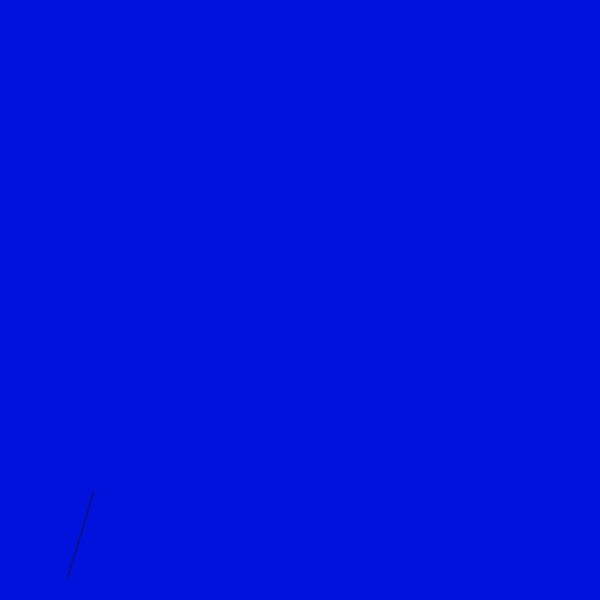
Frame 1 (no input)
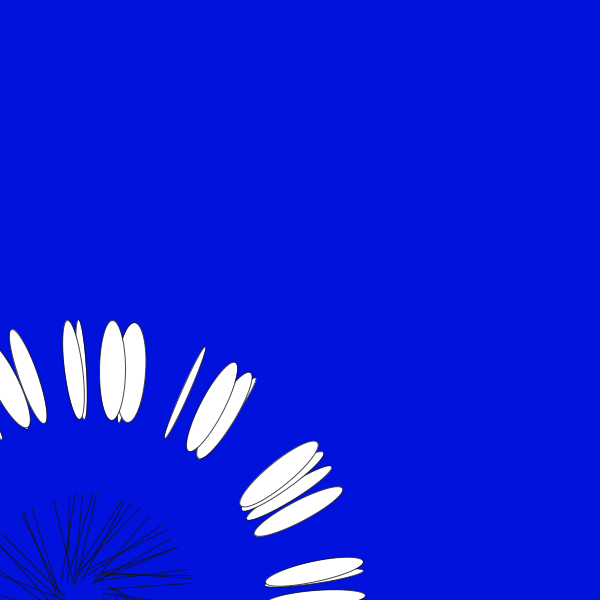
Frame 60 (the mouse pressed at the canvas centre just before this capture)
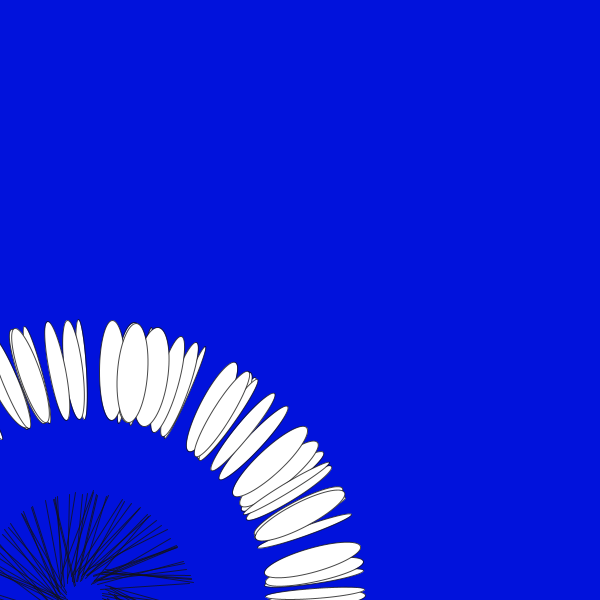
Frame 120 (the mouse held since frame 60 and released just before this capture)

The Processing sketch that drew these frames (run headless with seeded random() and noise(); from frame 60 on, the mouse is pressed at the canvas centre):

// Processing sketch: processing_5065
// ── processing_5065.pde

/*
spiral
Sept 2009
illustrator9@gmail.com
*/
float turn =16;
float noiseNum = 13;

void setup() {
  size(600,600);
  background(1,18,220);
  smooth();
  
  noiseSeed(144);
  
};

void draw() {
  translate(width/7,height/1);
  rotate(turn);
  
  //float end = random(240,180);
  float end =noise(noiseNum) * 40;
  noiseNum = noiseNum + 128.01;
  
  stroke(18,198);
  line(end,105,end,16);
  ellipse(230,end,100,end);
  
  turn = turn + 66.21;
  
};
  
